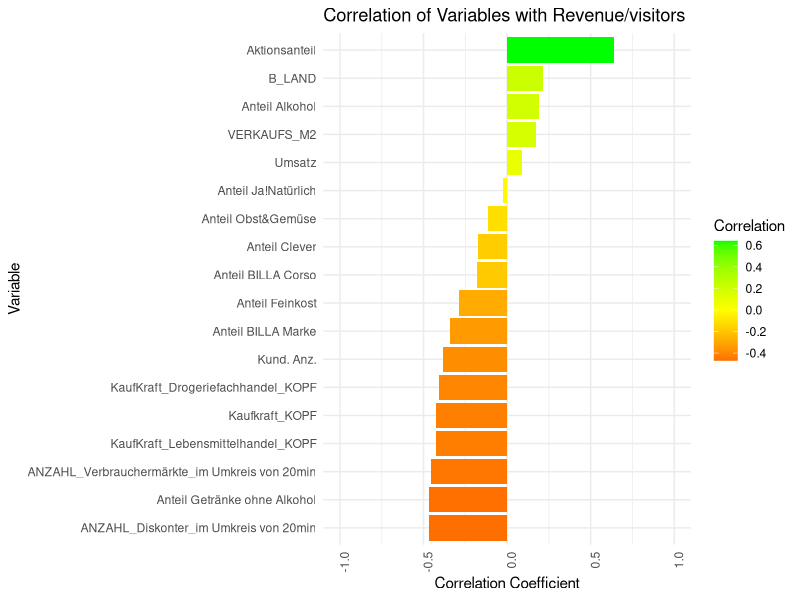
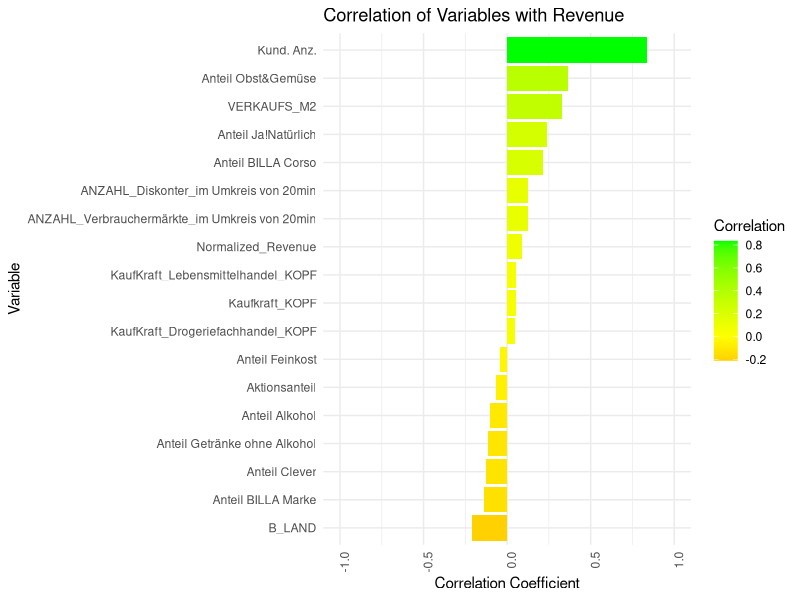

These figures' R source, in order: (Note: this script raises an error after producing the figures.)
# Load necessary libraries
library(readxl)
library(ggplot2)
library(dplyr)

# Load the data
data <- read_excel("Filialdaten.xlsx")

# Handle missing values by replacing them with the mean of each column
data <- data %>%
  mutate(across(where(is.numeric), ~ifelse(is.na(.), mean(., na.rm = TRUE), .)))%>%
  mutate(Normalized_Revenue = Umsatz / `Kund. Anz.`)

# Calculate correlation matrix and focus on correlation with Revenue (assuming 'Umsatz' is Revenue)
correlations <- cor(data %>% select_if(is.numeric))
revenue_correlations <- correlations['Umsatz',]
revenue_correlations2 <- correlations['Normalized_Revenue',]
# Create a dataframe for plotting
revenue_correlations_df <- data.frame(Variable = names(revenue_correlations), Correlation = revenue_correlations)
revenue_correlations_df2 <- data.frame(Variable = names(revenue_correlations2), Correlation = revenue_correlations2)
# Remove the correlation of 'Umsatz' with itself
revenue_correlations_df <- revenue_correlations_df[-which(revenue_correlations_df$Variable == "Umsatz"),]
revenue_correlations_df2 <- revenue_correlations_df2[-which(revenue_correlations_df2$Variable == "Normalized_Revenue"),]


# Plotting the correlation coefficients
revenue_plot = ggplot(revenue_correlations_df, aes(x = reorder(Variable, Correlation), y = Correlation, fill = Correlation)) +
  geom_bar(stat = "identity") +
  theme_minimal() +
  labs(title = "Correlation of Variables with Revenue", x = "Variable", y = "Correlation Coefficient") +
  coord_flip() +  # This flips the axes for better readability
  scale_fill_gradient2(low = "red", high = "green", mid = "yellow", midpoint = 0, limit = c(min(revenue_correlations_df$Correlation), max(revenue_correlations_df$Correlation))) +
  theme(axis.text.x = element_text(angle = 90, hjust = 1))+ ylim(-1,1)

# Plotting the correlation coefficients
normalized_revenue_plot = ggplot(revenue_correlations_df2, aes(x = reorder(Variable, Correlation), y = Correlation, fill = Correlation)) +
  geom_bar(stat = "identity") +
  theme_minimal() +
  labs(title = "Correlation of Variables with Revenue/visitors", x = "Variable", y = "Correlation Coefficient") +
  coord_flip() +  # This flips the axes for better readability
  scale_fill_gradient2(low = "red", high = "green", mid = "yellow", midpoint = 0, limit = c(min(revenue_correlations_df2$Correlation), max(revenue_correlations_df2$Correlation))) +
  theme(axis.text.x = element_text(angle = 90, hjust = 1))+ ylim(-1,1)



grid.arrange(revenue_plot, normalized_revenue_plot, nrow = 2)

